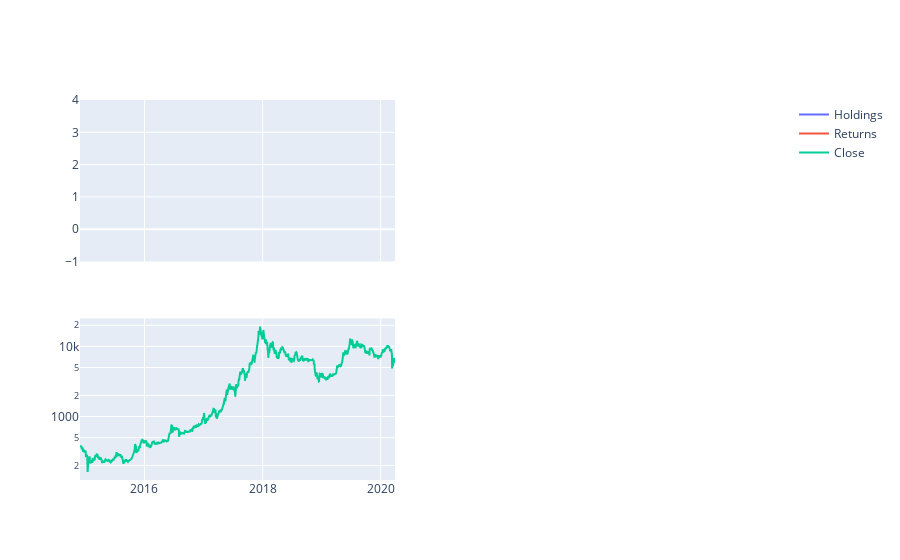

Notebook source saved alongside this figure:
### Code cell
from backtesting import plot_backtest, st_buy_hold
import pandas as pd
df = pd.read_csv("DATASET.CSV")

# st_ma(df)
st_buy_hold(df)
df["PercentChange"] = df.Close.pct_change()
plot_backtest(df)

### Figure 1 — Plotly figure (JSON) as saved in the notebook; plotly's stock layout.template omitted (floating-point values rounded to 4 significant figures; data arrays with more than 128 entries replaced by an {"elided": "..."} marker saying what was removed)
{"data": [{"name": "Holdings", "type": "scatter", "x": {"elided": "1938 str values"}, "xaxis": "x", "y": {"elided": "1938 null values"}, "yaxis": "y"}, {"name": "Returns", "type": "scatter", "x": {"elided": "1938 str values"}, "xaxis": "x", "y": {"elided": "1938 null values"}, "yaxis": "y"}, {"mode": "lines", "name": "Close", "type": "scatter", "x": {"elided": "1938 str values"}, "xaxis": "x3", "y": {"elided": "1938 float values"}, "yaxis": "y3"}, {"marker": {"color": "green", "size": 10, "symbol": 5}, "mode": "markers", "name": "Buys", "type": "scatter", "x": [], "xaxis": "x3", "y": [], "yaxis": "y3"}, {"marker": {"color": "red", "size": 10, "symbol": 6}, "mode": "markers", "name": "Sells", "type": "scatter", "x": [], "xaxis": "x3", "y": [], "yaxis": "y3"}], "layout": {"xaxis": {"anchor": "y", "domain": [0, 0.45], "matches": "x3", "showticklabels": false}, "xaxis2": {"anchor": "y2", "domain": [0.55, 1], "matches": "x4", "showticklabels": false}, "xaxis3": {"anchor": "y3", "domain": [0, 0.45]}, "xaxis4": {"anchor": "y4", "domain": [0.55, 1]}, "yaxis": {"anchor": "x", "domain": [0.575, 1]}, "yaxis2": {"anchor": "x2", "domain": [0.575, 1]}, "yaxis3": {"anchor": "x3", "domain": [0, 0.425], "type": "log"}, "yaxis4": {"anchor": "x4", "domain": [0, 0.425]}}}
